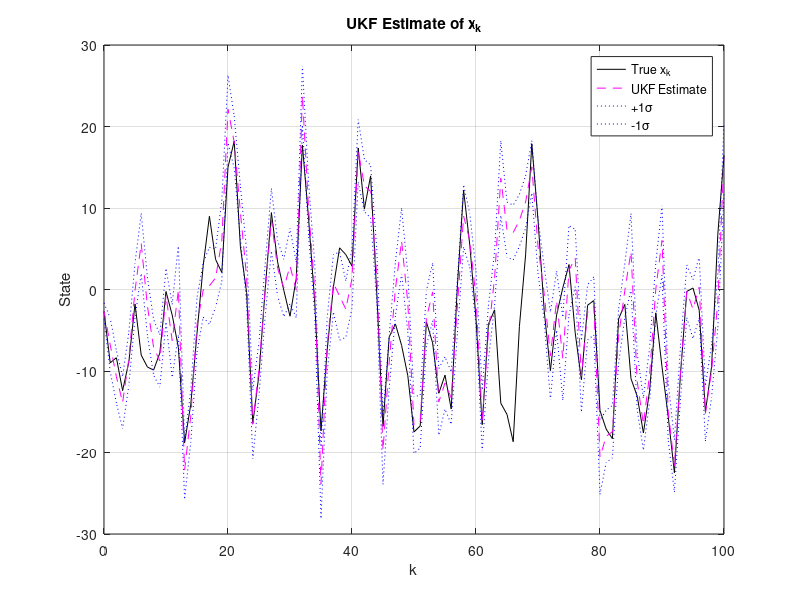

Recreate this plot in MATLAB. (Note: this script raises an error after producing the figure.)
%Unscented Kalman Filter (UKF) 

% Parameters (same as EKF)
rng(1);
K_max = 100;
Q = 10;
R = 1;

% Simulate true state and measurements
x_true = zeros(1, K_max+1);
z = zeros(1, K_max+1);
x_true(1) = randn;

for k = 2:K_max+1
    x_prev = x_true(k-1);
    v = sqrt(Q) * randn;
    x_true(k) = 0.5*x_prev + (25*x_prev)/(1+x_prev^2) + 8*cos(1.2*(k-1)) + v;
end

for k = 1:K_max+1
    n = sqrt(R) * randn;
    z(k) = (x_true(k)^2)/20 + n;
end

% UKF Initialization
x_UKF = zeros(1, K_max+1);
P = zeros(1, K_max+1);
x_UKF(1) = x_true(1); % Improved initialization
P(1) = 1; % Start with small confidence

% UKF parameters
L = 1; % State dimension
alpha = 2;
kappa = 0;
beta = 2;
lambda = alpha^2 * (L + kappa) - L;
gamma = sqrt(L + lambda);

Wm = [lambda/(L+lambda), repmat(1/(2*(L+lambda)), 1, 2*L)];
Wc = Wm;
Wc(1) = Wc(1) + (1-alpha^2+beta);

% UKF loop
for k = 2:K_max+1
    % Sigma points calculation
    sqrtP = sqrt(max(P(k-1), 1e-6)); % ensure positivity
    chi = [x_UKF(k-1), x_UKF(k-1)+gamma*sqrtP, x_UKF(k-1)-gamma*sqrtP];

    % Prediction step
    chi_pred = 0.5*chi + (25*chi)./(1+chi.^2) + 8*cos(1.2*(k-1));
    x_pred = sum(Wm .* chi_pred);
    P_pred = Q + sum(Wc .* (chi_pred - x_pred).^2);

    % Predicted measurement
    z_sigma = (chi_pred.^2)/20;
    z_pred = sum(Wm .* z_sigma);

    % Measurement covariance
    P_zz = R + sum(Wc .* (z_sigma - z_pred).^2);

    % Cross covariance
    P_xz = sum(Wc .* (chi_pred - x_pred) .* (z_sigma - z_pred));

    % Kalman gain
    K_gain = P_xz / P_zz;

    % Update step
    x_UKF(k) = x_pred + K_gain * (z(k) - z_pred);
    P(k) = P_pred - K_gain^2 * P_zz;

    % Enforce numerical stability
    P(k) = max(P(k), 1e-6);
end

% Plot Results
figure;
plot(0:K_max, x_true, 'k-', 'DisplayName', 'True x_k'); hold on;
plot(0:K_max, x_UKF, 'm--', 'DisplayName', 'UKF Estimate');
plot(0:K_max, x_UKF + sqrt(P), 'b:', 'DisplayName', '+1\sigma');
plot(0:K_max, x_UKF - sqrt(P), 'b:', 'DisplayName', '-1\sigma');
xlabel('k'); ylabel('State');
title('UKF Estimate of x_k');
legend('Location', 'best'); grid on;

k = (0:K_max)';
table_output = table(k, x_true', x_UKF', P', ...
    x_UKF' + sqrt(P)', x_UKF' - sqrt(P)', ...
    'VariableNames', {'k', 'x_true', 'x_UKF', 'P', '+1 Sigma', '-1 Sigma'});

% Display table (all 101 rows)
disp(table_output(1:101,:));
save('\\filestore.((location))\UKF_output.mat'), 'x_true', 'x_UKF';
